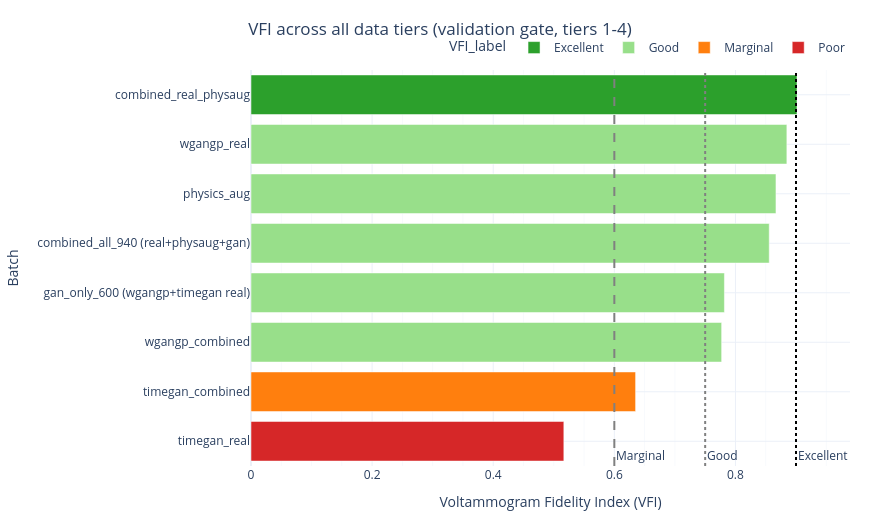

Notebook code cell kept with this figure:
### Code cell
import plotly.express as px
import plot_style

label_colors = {
    'Excellent': '#2ca02c', 
    'Good': '#98df8a', 
    'Marginal': '#ff7f0e', 
    'Poor': '#d62728'
}

fig = px.bar(
    master_comparison_df,
    x='VFI',
    y='batch',
    color='VFI_label',
    color_discrete_map=label_colors,
    orientation='h'
)

# coresponds to ax.invert_yaxis() from Matplotlib
fig.update_yaxes(autorange="reversed")

# praguri
# add_vline ~ axvline
fig.add_vline(x=0.90, line_dash="dot", line_color="black", 
              annotation_text="Excellent", annotation_position="bottom right")
fig.add_vline(x=0.75, line_dash="dot", line_color="gray", 
              annotation_text="Good", annotation_position="bottom right")
fig.add_vline(x=0.60, line_dash="dash", line_color="gray", 
              annotation_text="Marginal", annotation_position="bottom right")

# layout
fig = plot_style.apply_default_plotly_layout(
    fig,
    title_text='VFI across all data tiers (validation gate, tiers 1-4)',
    xaxis_title='Voltammogram Fidelity Index (VFI)',
    yaxis_title='Batch'
)


fig.show()

### Figure 1 — Plotly figure (JSON) as saved in the notebook; plotly's stock layout.template omitted (floating-point values rounded to 4 significant figures)
{"data": [{"hovertemplate": "VFI_label=Excellent<br>VFI=%{x}<br>batch=%{y}<extra></extra>", "legendgroup": "Excellent", "marker": {"color": "#2ca02c", "pattern": {"shape": ""}}, "name": "Excellent", "orientation": "h", "showlegend": true, "textposition": "auto", "type": "bar", "x": [0.9016], "xaxis": "x", "y": ["combined_real_physaug"], "yaxis": "y"}, {"hovertemplate": "VFI_label=Good<br>VFI=%{x}<br>batch=%{y}<extra></extra>", "legendgroup": "Good", "marker": {"color": "#98df8a", "pattern": {"shape": ""}}, "name": "Good", "orientation": "h", "showlegend": true, "textposition": "auto", "type": "bar", "x": [0.8849, 0.8669, 0.8558, 0.7818, 0.7772], "xaxis": "x", "y": ["wgangp_real", "physics_aug", "combined_all_940 (real+physaug+gan)", "gan_only_600 (wgangp+timegan real)", "wgangp_combined"], "yaxis": "y"}, {"hovertemplate": "VFI_label=Marginal<br>VFI=%{x}<br>batch=%{y}<extra></extra>", "legendgroup": "Marginal", "marker": {"color": "#ff7f0e", "pattern": {"shape": ""}}, "name": "Marginal", "orientation": "h", "showlegend": true, "textposition": "auto", "type": "bar", "x": [0.6351], "xaxis": "x", "y": ["timegan_combined"], "yaxis": "y"}, {"hovertemplate": "VFI_label=Poor<br>VFI=%{x}<br>batch=%{y}<extra></extra>", "legendgroup": "Poor", "marker": {"color": "#d62728", "pattern": {"shape": ""}}, "name": "Poor", "orientation": "h", "showlegend": true, "textposition": "auto", "type": "bar", "x": [0.5166], "xaxis": "x", "y": ["timegan_real"], "yaxis": "y"}], "layout": {"annotations": [{"showarrow": false, "text": "Excellent", "x": 0.9, "xanchor": "left", "xref": "x", "y": 0, "yanchor": "bottom", "yref": "y domain"}, {"showarrow": false, "text": "Good", "x": 0.75, "xanchor": "left", "xref": "x", "y": 0, "yanchor": "bottom", "yref": "y domain"}, {"showarrow": false, "text": "Marginal", "x": 0.6, "xanchor": "left", "xref": "x", "y": 0, "yanchor": "bottom", "yref": "y domain"}], "barmode": "relative", "height": 520, "legend": {"orientation": "h", "title": {"text": "VFI_label"}, "tracegroupgap": 0, "x": 1, "xanchor": "right", "y": 1.02, "yanchor": "bottom"}, "margin": {"b": 50, "l": 60, "r": 30, "t": 70}, "shapes": [{"line": {"color": "black", "dash": "dot"}, "type": "line", "x0": 0.9, "x1": 0.9, "xref": "x", "y0": 0, "y1": 1, "yref": "y domain"}, {"line": {"color": "gray", "dash": "dot"}, "type": "line", "x0": 0.75, "x1": 0.75, "xref": "x", "y0": 0, "y1": 1, "yref": "y domain"}, {"line": {"color": "gray", "dash": "dash"}, "type": "line", "x0": 0.6, "x1": 0.6, "xref": "x", "y0": 0, "y1": 1, "yref": "y domain"}], "title": {"text": "VFI across all data tiers (validation gate, tiers 1-4)", "x": 0.5, "xanchor": "center"}, "width": 880, "xaxis": {"anchor": "y", "domain": [0, 1], "minor": {"showgrid": true}, "showgrid": true, "title": {"text": "Voltammogram Fidelity Index (VFI)"}}, "yaxis": {"anchor": "x", "autorange": "reversed", "domain": [0, 1], "minor": {"showgrid": true}, "showgrid": true, "title": {"text": "Batch"}}}}
